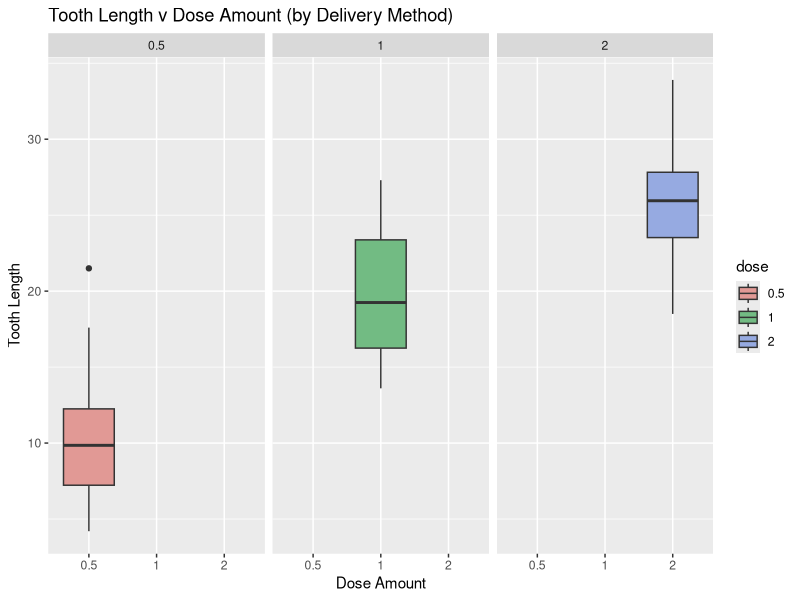
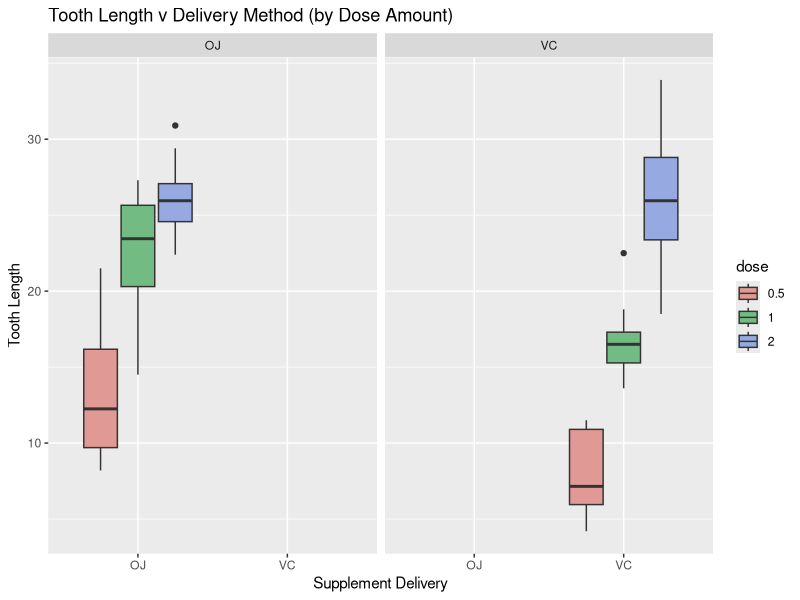

Reproduce these figures in R, in order.
# Peer-graded Assignment: Course Project on Statistical Inference (Part 2)

## By: Cecilia Cruz-Ram, MD DPCOM

# <b>Basic Inferential Data Analysis Instructions</b>

# Now in the second portion of the project, we're going to analyze the ToothGrowth data in 
# the R datasets package.

# A. Setwd and load package
setwd("/Users/sexybaboy/Documents/Files/Zetch/Online Courses/Data Science Specialization Feb18/R/Statistical Inference")
require(ggplot2)

# B. Instructions
# 1. Load the ToothGrowth data and perform some basic exploratory data analyses
# Load ToothGrowth data
data("ToothGrowth")

# Display first few rows of data
head(ToothGrowth)

# Show Unique Values
unique(ToothGrowth$len)
unique(ToothGrowth$supp)
unique(ToothGrowth$dose)

# Analyze and explore data via plots
# Convert dose to a factor
ToothGrowth$dose <- as.factor(ToothGrowth$dose)

# Plot tooth length ('len') vs. the dose amount ('dose'), broken out by supplement delivery method ('supp')
bp <- ggplot(ToothGrowth, aes(x = dose, y = len, fill = dose)) +
  geom_boxplot(position = "dodge", varwidth = TRUE) + xlab("Dose Amount") + ylab("Tooth Length") + facet_grid(~ dose) + 
  ggtitle("Tooth Length v Dose Amount (by Delivery Method)") + 
  theme(plot.title = element_text(lineheight = .3))
bp + scale_fill_hue(l = 70, c = 50)

# Plot tooth length ('len') vs. supplement delivery method ('supp') broken out 
#by the dose amount ('dose')
bp <- ggplot(ToothGrowth, aes(x = supp, y = len, fill = dose)) +
  geom_boxplot(position = "dodge", varwidth = TRUE) + xlab("Supplement Delivery") + ylab("Tooth Length") + facet_grid(~ supp) + 
  ggtitle("Tooth Length v Delivery Method (by Dose Amount)") + 
  theme(plot.title = element_text(lineheight = .3))
bp + scale_fill_hue(l = 70, c = 50)


# 2. Provide a basic summary of the data.
summary(ToothGrowth)


# 3. Use confidence intervals and/or hypothesis tests to compare tooth growth by supp 
# and dose. (Only use the techniques from class, even if there's other approaches worth considering)

# Run t-test
t.test(len~supp, data = ToothGrowth)

# Run t-test using dose amounts 0.5 and 1.0
ToothGrowth_sub <- subset(ToothGrowth, ToothGrowth$dose %in% c(1.0, 0.5))
t.test(len~dose, data = ToothGrowth_sub)

# Run t-test using dose amounts 0.5 and 2.0
ToothGrowth_sub <- subset(ToothGrowth, ToothGrowth$dose %in% c(0.5, 2.0))
t.test(len~dose, data = ToothGrowth_sub)

# Run t-test using dose amounts 1.0 and 2.0
ToothGrowth_sub <- subset(ToothGrowth, ToothGrowth$dose %in% c(1.0, 2.0))
t.test(len~dose, data = ToothGrowth_sub)

# 4. State your conclusions and the assumptions needed for your conclusions.

# Assuming the sample is representative of the population and the distribution of the 
# sample means follows the Central Limit Theorem, we found out that the higher the 
# dosage, the longer the tooth grows over time. Supplement delivery method, however, 
# has no effect on tooth growth/length.
